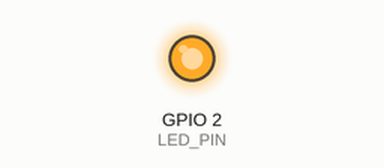
Bench run of a sketch on a simulated ESP32. Parts: output pins drawn as LEDs (lit = HIGH). The ROS host is connected and sends only what is stated.

Above: at 0.1 s.
At 2.1 s:
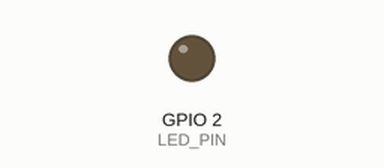
Timing chart, 0 to 3.6 s (numbered marks = the images above):
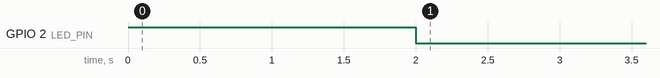

The sketch:

base_uros.ino
```cpp
#include <micro_ros_arduino.h>      //Importar la libreria de micro-ros
#include <stdio.h>                  //Importar la libreria de stdio
#include <rcl/rcl.h>                //Importar la libreria de rcl
#include <rcl/error_handling.h>     //Importar la libreria de rcl error handling
#include <rclc/rclc.h>              //Importar la libreria de rclc
#include <rclc/executor.h>          //Importar la libreria de rclc executor
#include <std_msgs/msg/float32.h>   //Importar la libreria de std_msgs

rcl_subscription_t subscriber;      //Declarar el subscriber
rcl_publisher_t publisher;          //Declarar el publisher
std_msgs__msg__Float32 msg_vel1;    //Declarar el mensaje de entrada de tipo Float32
rclc_executor_t executor;           //Declarar el executor que se encargara de ejecutar el subscriber
rclc_support_t support;             //Declarar el support que se encargara de inicializar el micro-ros
rcl_allocator_t allocator;          //Declarar el allocator que se encargara de asignar memoria
rcl_node_t node;                    //Declarar el nodo que se encargara de enviar el mensaje
rcl_timer_t timer;                  //Declarar el timer que se encargara de enviar el mensaje


#define LED_PIN 2                   //Definir el pin del led

#define RCCHECK(fn) { rcl_ret_t temp_rc = fn; if((temp_rc != RCL_RET_OK)){error_loop();}}   //Definir la macro RCCHECK que se encargara de verificar si la funcion devuelve un error
#define RCSOFTCHECK(fn) { rcl_ret_t temp_rc = fn; if((temp_rc != RCL_RET_OK)){}}            //Definir la macro RCSOFTCHECK que se encargara de verificar si la funcion devuelve un error

//Funcion que se encargara de reiniciar el ESP32 en caso de error
void error_loop(){
  for(int i=10; i>0; i--){
    digitalWrite(LED_PIN, !digitalRead(LED_PIN));
    delay(200);
  }
  ESP.restart();
}

//Definir la funcion que se encargara de recibir el mensaje
void subscription_callback(const void *msgin) {
  const std_msgs__msg__Float32 *msg = (const std_msgs__msg__Float32 *)msgin;
  float v_ref = msg->data;                                                        //Definir el valor del mensaje a recibir
  //
  //---ALGORITMO DE CONTROL PID---
  //
}

//Definir la funcion que se encargara de enviar el mensaje
void timer_callback(rcl_timer_t * timer, int64_t last_call_time) {
  RCLC_UNUSED(last_call_time);                                                      //Definir el valor de last_call_time
  if(timer != NULL){
    digitalWrite(LED_PIN, HIGH);                                                    //Encender el led
    RCCHECK(rcl_publish(&publisher, &msg_vel1, NULL));                              //Enviar el mensaje
    msg_vel1.data++;                                                                //Definir el valor del mensaje a enviar
    //msg_vel1.data = lectura encoder
    digitalWrite(LED_PIN, LOW);
  }
}

void setup() {
  Serial.begin(921600);
  set_microros_transports();                                                      //Configurar los transportes de micro-ros
  pinMode(LED_PIN, OUTPUT);                                                       //Configurar el pin del led como salida
  digitalWrite(LED_PIN, HIGH);                                                    //Encender el led

  delay(2000);                                                                    //Esperar 2 segundos
  digitalWrite(LED_PIN, LOW);

  allocator = rcl_get_default_allocator();                                        //Definir el allocator que se encargara de asignar memoria

  RCCHECK(rclc_support_init(&support, 0, NULL, &allocator));                      //Crear el support que se encargara de inicializar el micro-ros

  // create node
  RCCHECK(rclc_node_init_default(&node, "Nodo_motor1", "", &support));            //Crear el nodo que se encargara de enviar el mensaje

  // create subscriber
  RCCHECK(rclc_subscription_init_default(                                         //Crear el subscriber
    &subscriber,
    &node,
    ROSIDL_GET_MSG_TYPE_SUPPORT(std_msgs, msg, Float32),                          //Definir el tipo de mensaje que se va a recibir
    "cmd_vel1"));                                                                 //Definir el nombre del topic al que se va a suscribir

  // create publisher
  RCCHECK(rclc_publisher_init_default(                                            //Crear el publisher de tipo reliable
    &publisher,
    &node,
    ROSIDL_GET_MSG_TYPE_SUPPORT(std_msgs, msg, Float32),                          //Definir el tipo de mensaje que se va a enviar
    "vel1"));                                                                     //Definir el nombre del topic al que se va a publicar

  // create timer
  const unsigned int timer_timeout = 100;                                         //Definir el tiempo de espera del timer
  RCCHECK(rclc_timer_init_default(                                                //Crear el timer
    &timer,
    &support,
    RCL_MS_TO_NS(timer_timeout),                                                  //Definir el tiempo de espera del timer
    timer_callback));                                                             //Definir la funcion que se va a ejecutar

  RCCHECK(rclc_executor_init(&executor, &support.context, 2, &allocator));        //Crear el executor que se encargara de ejecutar el subscriber
  RCCHECK(rclc_executor_add_timer(&executor, &timer));                            //Agregar el timer al executor
  msg_vel1.data = 0.0;
}

//Funcion que se encargara de ejecutar el subscriber
void loop() {
  RCSOFTCHECK(rclc_executor_spin_some(&executor, RCL_MS_TO_NS(100)));             //Ejecutar el executor
}
```
